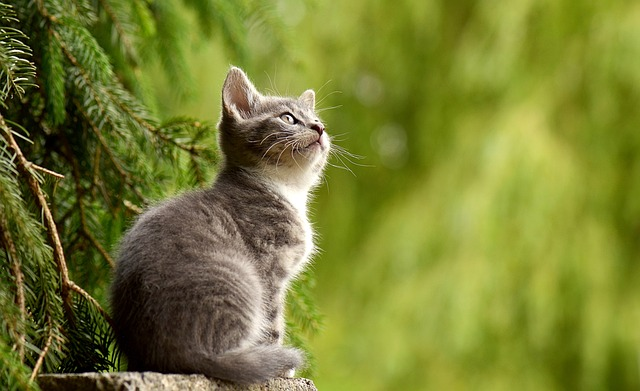
#> input picture pythonimageWorkspace/OpenCV/img.jpg, 640 x 391 px
$ jupyter execute '09. 이미지 회전.ipynb'
#> lines starting #> are read from the running program, lines starting #| are printed output that depends on the picture
# 9. 이미지 회전

## CW 90' rotate

[cell 1]
import cv2

img = cv2.imread('img.jpg')
#> img is the input picture: shape (391, 640, 3); mean B, G, R 49.8, 125.8, 119.1

rotate_90 = cv2.rotate(img,cv2.ROTATE_90_CLOCKWISE)
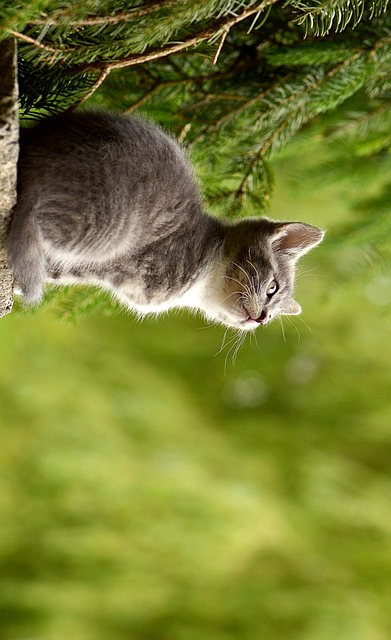
#> rotate_90: shape (640, 391, 3); mean B, G, R 49.8, 125.8, 119.1

cv2.imshow('img' , img)
cv2.imshow('rotate_90' , rotate_90)
cv2.waitKey(0)
cv2.destroyAllWindows()

## 180' rotate

[cell 2]
import cv2

img = cv2.imread('img.jpg')

rotate_180 = cv2.rotate(img,cv2.ROTATE_180)
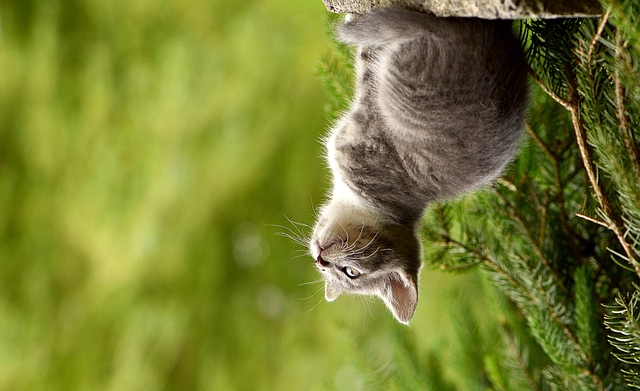
#> rotate_180: shape (391, 640, 3); mean B, G, R 49.8, 125.8, 119.1

cv2.imshow('img' , img)
cv2.imshow('rotate_180' , rotate_180)
cv2.waitKey(0)
cv2.destroyAllWindows()

## CCW90' rotate

[cell 3]
import cv2

img = cv2.imread('img.jpg')

rotate_90 = cv2.rotate(img,cv2.ROTATE_90_COUNTERCLOCKWISE)
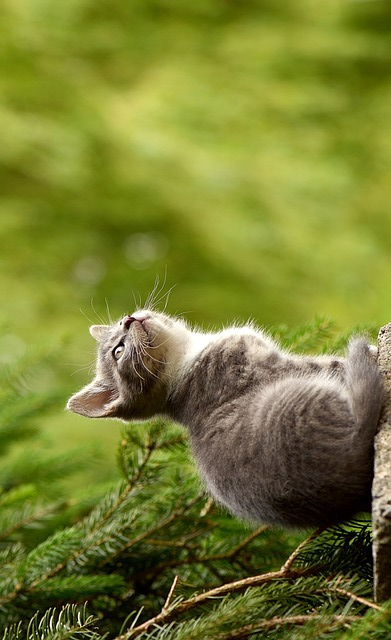
#> rotate_90: shape (640, 391, 3); mean B, G, R 49.8, 125.8, 119.1

cv2.imshow('img' , img)
cv2.imshow('rotate_90' , rotate_90)
cv2.waitKey(0)
cv2.destroyAllWindows()

$ run again, with pythonimageWorkspace/OpenCV/newspaper.jpg copied over pythonimageWorkspace/OpenCV/img.jpg
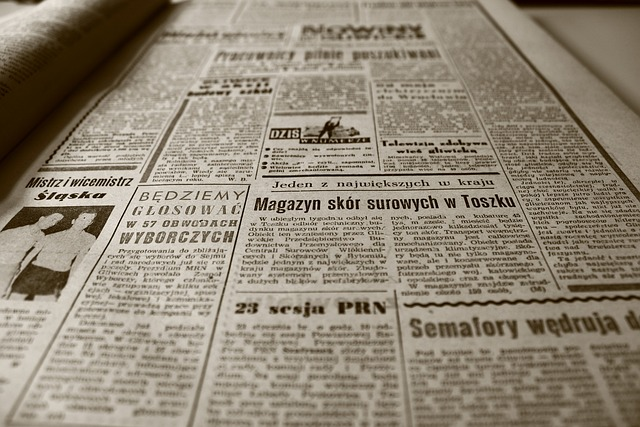
#> input picture pythonimageWorkspace/OpenCV/newspaper.jpg, 640 x 427 px
#> img is the input picture: shape (427, 640, 3); mean B, G, R 118.5, 135.1, 145.2
#> `rotate_180 = cv2.rotate(img,cv2.ROTATE_180)`:
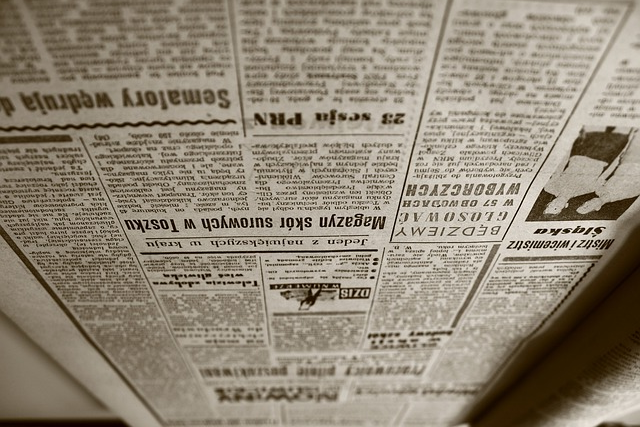
#> rotate_180: shape (427, 640, 3); mean B, G, R 118.5, 135.1, 145.2
#> `rotate_90 = cv2.rotate(img,cv2.ROTATE_90_COUNTERCLOCKWISE)`:
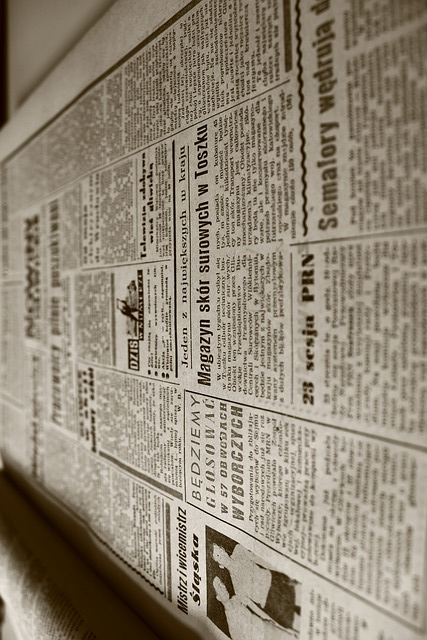
#> rotate_90: shape (640, 427, 3); mean B, G, R 118.5, 135.1, 145.2
